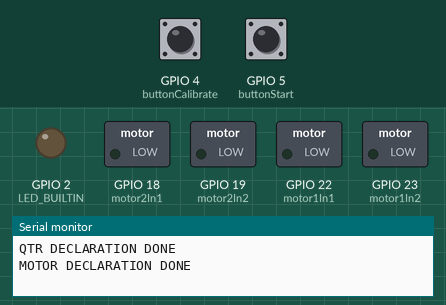
Recording of a sketch running on a simulated ESP32. Shown: switched loads named in the sketch (green lamp = pin HIGH), output pins drawn as LEDs (lit = HIGH), the last lines printed to the serial monitor. The inputs (shaded band) are chosen by the test bench; at power-on: GPIO 4 (buttonCalibrate) LOW, GPIO 5 (buttonStart) LOW. The RemoteXY app is connected.

Above: at 1.2 s.
1.3 s: GPIO 4 (buttonCalibrate) pulled HIGH for 0.15 s
At 1.9 s:
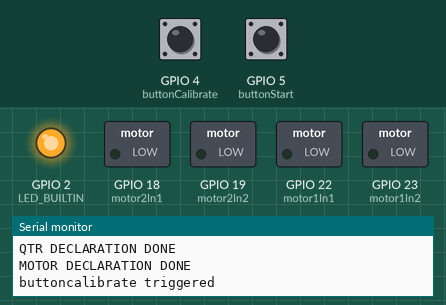
Timing chart, 0 to 12.8 s (numbered marks = the images above; inputs shaded):
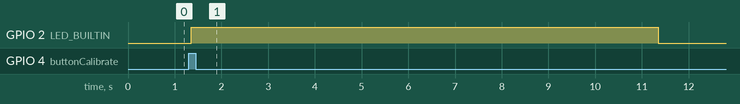

Measured:
- after the input at 1.3 s, GPIO 2 (LED_BUILTIN): LOW → HIGH after 0.05 s, → LOW 10.0 s later

The sketch:

LineFollowerAPP.ino
```cpp
#define REMOTEXY_MODE__ESP32CORE_BLE

#include <BLEDevice.h>

// RemoteXY connection settings
#define REMOTEXY_BLUETOOTH_NAME "RemoteXY"


#include <RemoteXY.h>

// RemoteXY GUI configuration
#pragma pack(push, 1)
uint8_t RemoteXY_CONF[] =   // 101 bytes
{ 255, 13, 0, 0, 0, 94, 0, 18, 0, 0, 0, 31, 1, 106, 200, 1, 1, 7, 0, 129,
  7, 3, 15, 12, 64, 17, 75, 112, 0, 129, 8, 31, 11, 12, 64, 17, 75, 105, 0, 129,
  8, 59, 15, 12, 64, 17, 75, 100, 0, 7, 7, 16, 40, 10, 108, 64, 2, 26, 2, 2,
  7, 8, 43, 40, 10, 108, 64, 2, 26, 2, 2, 7, 8, 71, 40, 10, 108, 64, 2, 26,
  2, 2, 1, 16, 121, 75, 75, 0, 2, 31, 115, 116, 97, 114, 116, 45, 115, 116, 111, 112,
  0
};

struct {
  // input variables
  float ValueProp;
  float ValueInt;
  float ValueDif;
  uint8_t StartStop; // =1 if button pressed, else =0

  uint8_t connect_flag;  // =1 if wire connected, else =0

} RemoteXY;
#pragma pack(pop)


#include <QTRSensors.h>
QTRSensors qtr;
const uint8_t SensorCount = 8;
uint16_t sensorValues[SensorCount];
float Kp = .2;
float Ki = 0;
float Kd = .1;
int P;
int I;
int D;
int lastError = 0;
boolean onoff = false;

const uint8_t maxspeeda = 250;
const uint8_t maxspeedb = 250;
const uint8_t basespeeda = 150;
const uint8_t basespeedb = 155;

int motor1In1 = 22;
int motor1In2 = 23;
int motor2In1 = 18;
int motor2In2 = 19;

int buttonCalibrate = 4;
int buttonStateCalibrate;
int buttonStart = 5;
int buttonStateStartButton;
int buttonStateStartApp;
int lastStateCalibrate = LOW;
int lastStateStartButton = LOW;
int lastStateStartApp = LOW;

unsigned long lastDebounceTime = 0;
unsigned long debounceDelay = 50;

boolean Ok = false;

void setup() {
  Serial.begin(9600);
  RemoteXY_Init ();
  RemoteXY.ValueProp = Kp;
  RemoteXY.ValueInt = Ki;
  RemoteXY.ValueDif = Kd;
  qtr.setTypeAnalog();

  qtr.setSensorPins((const uint8_t[]) {
    32, 33, 25, 26, 27, 14, 15, 13
  }, SensorCount);
  qtr.setEmitterPin(17);//LEDON PIN
  Serial.println("QTR DECLARATION DONE");

  pinMode(motor1In1, OUTPUT);
  pinMode(motor1In2, OUTPUT);
  pinMode(motor2In1, OUTPUT);
  pinMode(motor2In2, OUTPUT);
  Serial.println("MOTOR DECLARATION DONE");

  pinMode(buttonCalibrate, INPUT);
  pinMode(buttonStart, INPUT);

  pinMode(LED_BUILTIN, OUTPUT);
}

void calibration() {
  digitalWrite(4, HIGH);
  for (uint16_t i = 0; i < 400; i++)
  {
    qtr.calibrate();
  }
  digitalWrite(4, LOW);
}

void loop() {
  RemoteXY_Handler ();
  if (Ok == false) {
    int readingCalibrate = digitalRead(buttonCalibrate);
    if (readingCalibrate != lastStateCalibrate) {
      lastDebounceTime = millis();
    }
    if ((millis() - lastDebounceTime) > debounceDelay) {
      if (readingCalibrate != buttonStateCalibrate) {
        buttonStateCalibrate = readingCalibrate;
        if (buttonStateCalibrate == HIGH) {
          Serial.print("buttoncalibrate triggered");
          digitalWrite(LED_BUILTIN, HIGH);
          calibration();
          Ok = true;
          digitalWrite(LED_BUILTIN, LOW);
        }
      }
    } lastStateCalibrate = readingCalibrate;
  } else {
    Kp = RemoteXY.ValueProp;
    Ki = RemoteXY.ValueInt;
    Kd = RemoteXY.ValueDif;
    int readingStart = digitalRead(buttonStart);
    debounce(RemoteXY.StartStop, lastStateStartApp, buttonStateStartApp);
    debounce(readingStart, lastStateStartButton, buttonStateStartButton);
    if (onoff == 1) {
      PID_control();
    }
    else if (onoff == 0) {
      forward_brake(0, 0);
    }
  }
}
void forward_brake(int posa, int posb) {
  analogWrite(motor1In1, 0);
  analogWrite(motor1In2, posa);
  analogWrite(motor2In1, 0);
  analogWrite(motor2In2, posb);

}
void PID_control() {
  uint16_t position = qtr.readLineBlack(sensorValues);
  int error = 3500 - position;

  P = error;
  I = I + error;
  D = error - lastError;
  lastError = error;
  int motorspeed = P * Kp + I * Ki + D * Kd;

  int motorspeeda = basespeeda + motorspeed;
  int motorspeedb = basespeedb - motorspeed;

  if (motorspeeda > maxspeeda) {
    motorspeeda = maxspeeda;
  }
  if (motorspeedb > maxspeedb) {
    motorspeedb = maxspeedb;
  }
  if (motorspeeda < 0) {
    motorspeeda = 0;
  }
  if (motorspeedb < 0) {
    motorspeedb = 0;
  }
  forward_brake(motorspeeda, motorspeedb);
}

void debounce (int reading, int lastStateStart, int buttonStateStart) {
  if (reading != lastStateStart) {
    lastDebounceTime = millis();
    Serial.println("debounce started");
  }
  if ((millis() - lastDebounceTime) > debounceDelay) {
    if (reading != buttonStateStart) {
      buttonStateStart = reading;
      if (buttonStateStart == HIGH) {
        Serial.print("Buttonstart triggered");
        onoff = ! onoff;
        if (onoff == 1) {
          RemoteXY_delay(1000);
        }
        else if (onoff == 0) {
          RemoteXY_delay(100);
        }
      }
    }
  } lastStateStart = reading;
}
```
